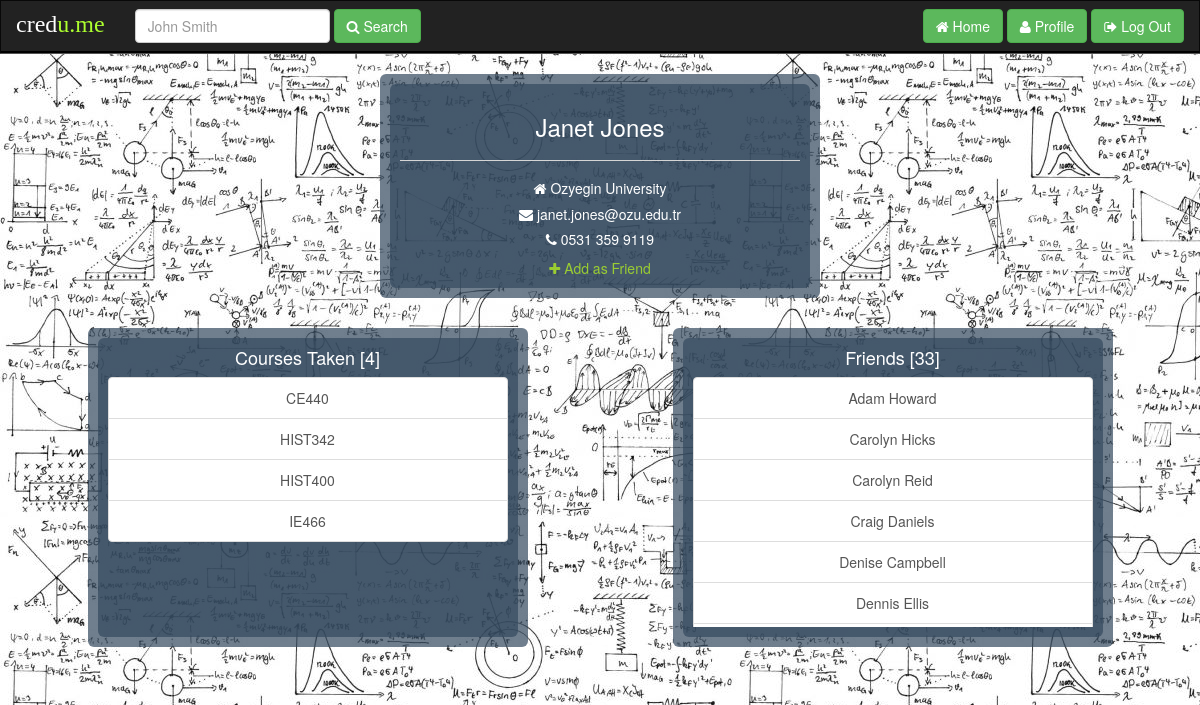
The app's page /packages/Profile/index.php?userId=S001156 (signed in) with its own data.
### tables this page shows
CREATE TABLE `Users` (
  `ID` varchar(10) NOT NULL,
  `FIRST_NAME` varchar(30) NOT NULL,
  `LAST_NAME` varchar(30) NOT NULL,
  `EMAIL` varchar(30) NOT NULL,
  `PASSWORD` varchar(20) NOT NULL,
  `PHONE_NO` varchar(20) NOT NULL,
  `UNIVERSITY_ID` int(11) NOT NULL,
  `HIGH_SCORE` int(11) NOT NULL DEFAULT '0'
);

CREATE TABLE `Universities` (
  `ID` int(11) NOT NULL,
  `NAME` varchar(30) NOT NULL,
  `COUNTRY` varchar(20) NOT NULL
);

### packages/DatabaseConnection.php (called while the page is built, shortened)
<?php
class DatabaseConnection {
    private $hostName = "localhost";
    private $hostUser = "root";
    private $hostPassword = "admin";
    private $databaseName = "credume";
    public function initiateConnection() {
        $this->connection = new mysqli($this->hostName, $this->hostUser, $this->hostPassword, $this->databaseName);
    }
}
?>

### packages/Profile/index.php (the view, shortened to what this page needs)
<?php
include "../DatabaseConnection.php";
include "../User.php";
?>
<!DOCTYPE html>
<html>
<head>
    <link href="../../includes/Bootstrap/css/bootstrap.min.css" rel="stylesheet">
    <link href="../../includes/Font-Awesome/css/font-awesome.min.css" rel="stylesheet">
    <link href="../../includes/css/Profile.css" rel="stylesheet">
    <link href="../../includes/css/Navbar.css" rel="stylesheet">
</head>
<?php if (isset($_SESSION['loggedUserId']) == null) {
    echo '<script type="text/javascript">',
    'window.location.href = "../Home/";',
    '</script>';
} else {
    $databaseConnection = new DatabaseConnection();
    $userIdFromGet = $_GET['userId'];
    $isAddingFriend = $_GET['isAddingFriend'];
    $isRemovingFriend = $_GET['isRemovingFriend'];
    $user = null;
    $isOtherUser = false;
    $canProceed = true;
    if ($userIdFromGet) {
        $tempUser = new User($databaseConnection, $userIdFromGet);
    }
    if ($canProceed) {
        if ((!$userIdFromGet || $userIdFromGet == $_SESSION['loggedUserId']) && ($isAddingFriend || $isRemovingFriend)) {
            echo '<script type="text/javascript">',
            'window.location.href = "./";',
            '</script>';
        } else {
            if (!$userIdFromGet || $userIdFromGet == $_SESSION['loggedUserId']) {
                $user = new User($databaseConnection, $_SESSION['loggedUserId']);
            } else {
                $user = new User($databaseConnection, $userIdFromGet);
                $isOtherUser = true;
            }
            $user->fetchFriends();
            $user->fetchCoursesTaken();
            ?>
            <body>
            <nav class="navbar navbar-inverse">
                <div class="container-fluid">
                    <div class="navbar-header">
                        <a class="navbar-brand" href="../Home/"><h3>cred<span>u.me</span></h3></a>
                    </div>
                    <form class="navbar-form navbar-left" role="search">
                        <div class="form-group">
                            <input id="SearchedUser" type="text" class="form-control" placeholder="John Smith">
                        </div>
                        <button id="SearchUser" type="submit" class="btn btn-success"><span class="fa fa-search"></span>
                            Search
                        </button>
                    </form>
                    <form class="navbar-form navbar-right" role="search">
                        <a type="submit" class="btn btn-success" href="../Home/"><span class="fa fa-home"></span>
                            Home</a>
                        <a type="submit" class="btn btn-success" href="./"><span class="fa fa-user"></span> Profile</a>
                        <button id="logout" type="submit" class="btn btn-success"><span class="fa fa-sign-out"></span>
                            Log
                            Out
                        </button>
                    </form>
                </div>
            </nav>
            <div class="container">
                <div class="row">
                    <div class="col-xs-2 col-md-4">
                    </div>
                    <div class="col-xs-8 col-md-4">
                        <div class="jumbotron">
                            <div class="jumbotron child">
                                <?php
                                $user->printUserInfo();
                                $loggedUser = new User($databaseConnection, $_SESSION['loggedUserId']);
                                if ($isAddingFriend) {
                                    $loggedUser->addFriend($user->getUserId());
                                    echo '<script type="text/javascript">',
                                        'window.location.href = "./?userId=' . $user->getUserId() . '";',
                                    '</script>';
                                } else if ($isRemovingFriend) {
                                    $loggedUser->removeFriend($user->getUserId());
                                    echo '<script type="text/javascript">',
                                        'window.location.href = "./?userId=' . $user->getUserId() . '";',
                                    '</script>';
                                } else if ($isOtherUser) {
                                    if ($user->isFriendOf($loggedUser->getUserId())) { ?>
                                        <a class="link"
                                           onclick="sendPrivateMessageTo('<?php echo $user->getUserId(); ?>');"><i
                                                class="fa fa-share" aria-hidden="true"></i> Send Private Message </a>
                                        <br>
                                        <a class="link"
                                           href="./?isRemovingFriend=1&userId=<?php echo $user->getUserId(); ?>"><i
                                                class="fa fa-close" aria-hidden="true"></i> Remove Friend
                                        </a>
                                    <?php } else { ?>
                                        <a class="link"
                                           href="./?isAddingFriend=1&userId=<?php echo $user->getUserId(); ?>"><i
                                                class="fa fa-plus" aria-hidden="true"></i> Add as Friend </a><br>
                                    <?php }
                                } else { ?>
                                    <a class="link" href="./EditProfilePage.php"><i class="fa fa-pencil-square-o"
                                                                                    aria-hidden="true"></i> Edit Profile
                                    </a><br>
                                <?php } ?>
                            </div>
                        </div>
                    </div>
                    <div class="col-xs-2 col-md-4">
                    </div>
                </div>
                <div class="row">
                    <div class="col-xs-2 col-md-1">
                    </div>
                    <div class="col-xs-8 col-md-4">
                        <div class="jumbotron">
                            <div class="jumbotron child">
                                <h4> Courses Taken [<?php echo count($user->getCoursesTaken()); ?>]</h4>
                                <div id="scrollbox">
                                    <div class="list-group">
                                        <?php
                                        for ($i = 0; $i < count($user->getCoursesTaken()); $i++) {
                                            if ($i == count($user->getCoursesTaken()) - 1) { ?>
                                                <a class="list-group-item list-group-item last"
                                                   onclick="joinChatRoom('<?php echo $user->getCoursesTaken()[$i]; ?>');"><?php echo $user->getCoursesTaken()[$i]; ?></a>
                                            <?php } else { ?>
                                                <a class="list-group-item list-group-item"
                                                   onclick="joinChatRoom('<?php echo $user->getCoursesTaken()[$i]; ?>');"><?php echo $user->getCoursesTaken()[$i]; ?></a>
                                            <?php }
                                        } ?>
                                    </div>
                                </div>
                            </div>
                        </div>
                    </div>
                    <div class="col-xs-12 col-md-1">
                    </div>
                    <div class="col-xs-2 col-md-1">
                    </div>
                    <div class="col-xs-8 col-md-4">
                        <div class="jumbotron">
                            <div class="jumbotron child">
                                <h4>Friends [<?php echo count($user->getFriends()); ?>]</h4>
                                <div id="scrollbox">
                                    <div class="list-group">
                                        <?php
                                        for ($i = 0; $i < count($user->getFriends()); $i++) {
                                            if ($i == count($user->getFriends()) - 1) { ?>
                                                <a class="list-group-item list-group-item last"
                                                   onclick="seeProfileOf('<?php echo $user->getFriends()[$i]->getUserId(); ?>')"><?php echo $user->getFriends()[$i]->getFullName(); ?></a>
                                            <?php } else { ?>
                                                <a id="UserLink" href="#"
                                                   class="list-group-item list-group-item"
                                                   onclick="seeProfileOf('<?php echo $user->getFriends()[$i]->getUserId(); ?>')"><?php echo $user->getFriends()[$i]->getFullName(); ?></a>
                                            <?php }
                                        } ?>
                                    </div>
                                </div>
                            </div>
                        </div>
                    </div>
                    <div class="col-xs-2 col-md-1">
                    </div>
                </div>
            </div>
            </body>
        <?php }
    }
} ?>
</html>

### packages/User.php (shortened to what this page needs)
<?php
class User {
    private $databaseConnection = null;
    private $userId = null;
    private $firstName = null;
    private $lastName = null;
    private $email = null;
    private $phoneNumber = null;
    private $universityName = null;
    private $friends = null;
    private $coursesTaken = null;
    public function __construct($databaseConnection, $userId) {
        $this->databaseConnection = $databaseConnection;
        $this->userId = $userId;
        if ($this->doesUserExist())
            $this->fetchUserInformation();
    }
    public function doesUserExist() {
        $this->databaseConnection->initiateConnection();
        $this->databaseConnection->killConnection();
        return true;
    }
    private function fetchUserInformation() {
        $this->databaseConnection->initiateConnection();
        $connection = $this->databaseConnection->getConnection();
        $sql_query = "SELECT * FROM Users JOIN Universities
                      ON Users.UNIVERSITY_ID = Universities.ID
                      WHERE Users.ID = '" . $this->userId . "'";
        $sql_result = mysqli_query($connection, $sql_query);
        while ($row = mysqli_fetch_assoc($sql_result)) {
            $this->firstName = $row['FIRST_NAME'];
            $this->lastName = $row['LAST_NAME'];
            $this->email = $row['EMAIL'];
            $this->phoneNumber = $row['PHONE_NO'];
            $this->universityName = $row['NAME'];
        }
        $this->databaseConnection->killConnection();
    }
    public function fetchFriends() {
        $this->friends = array();
        $this->databaseConnection->initiateConnection();
        $connection = $this->databaseConnection->getConnection();
        $sql_query = "SELECT SECOND_USER_ID FROM FRIENDSHIP JOIN USERS
                      ON FRIENDSHIP.SECOND_USER_ID = USERS.ID WHERE FIRST_USER_ID = '" . $this->userId . "'
                      ORDER BY FIRST_NAME, LAST_NAME";
        $sql_result = mysqli_query($connection, $sql_query);
        while ($row = mysqli_fetch_assoc($sql_result))
            $this->friends[] = new User($this->databaseConnection, $row['SECOND_USER_ID']);
        $this->databaseConnection->killConnection();
    }
    public function fetchCoursesTaken() {
        $this->coursesTaken = array();
        $this->databaseConnection->initiateConnection();
        $connection = $this->databaseConnection->getConnection();
        $sql_query = "SELECT COURSE_ID FROM COURSESTAKEN WHERE USER_ID ='" . $this->userId . "' ORDER BY COURSE_ID";
        $sql_result = mysqli_query($connection, $sql_query);
        while ($row = mysqli_fetch_assoc($sql_result))
            $this->coursesTaken[] = $row['COURSE_ID'];
        $this->databaseConnection->killConnection();
    }
    public function printUserInfo() {
        echo '<h3>' . $this->getFullName() . '</h3>' .
             '<hr>' .
             '<h5><i class="fa fa-home"></i> ' . $this->universityName . '</h5>' .
             '<h5><i class="fa fa-envelope"></i> ' . $this->email . '</h5>' .
             '<h5><i class="fa fa-phone"></i> ' . $this->phoneNumber . '</h5>';
    }
    public function isFriendOf($userId) {
        for ($i = 0; $i < count($this->friends); $i++)
            if ($this->friends[$i]->getUserId() == $userId)
                return true;
        return false;
    }
    public function getUserId() {
        return $this->userId;
    }
    public function getFullName() {
        return $this->firstName . ' ' . $this->lastName;
    }
    public function getFriends() {
        return $this->friends;
    }
    public function getCoursesTaken() {
        return $this->coursesTaken;
    }
}
?>

### includes/css/Profile.css (style rules this page uses)
body { background-image: url("../img/Background [Profile].jpeg"); }
.container { text-align: center; }
h3 { color: white; }
h4 { color: white; }
h5 { color: white; }
a { color: white; cursor: pointer; }
.link { color: yellowgreen !important; }
.last { margin-bottom: -20px !important; }
.jumbotron { background-color: rgba(52, 73, 94, 0.7); margin-left: -40px; margin-right: -40px; padding-right: 10px !important; padding-left: 10px !important; padding-bottom: 10px; padding-top: 10px; }
.jumbotron .child { background-color: rgba(52, 73, 94, 0.7); margin: 0px; }
.jumbotron h4 { margin-top: 0px; margin-bottom: 10px; }
#scrollbox { overflow: auto; height: 250px; }

### includes/css/Navbar.css (style rules this page uses)
.navbar { border-radius: 0px; border-bottom-style: groove; border-bottom-color: black; border-bottom-width: 3px; text-align: center; }
.navbar .navbar-header { margin-top: -5px; }
.navbar .navbar-header h3 { color: #ffffff; font: normal 24px 'Cookie', cursive; margin: 0; }
.navbar .navbar-header h3 span { color: greenyellow; }

### records on screen
users: $this->getFullName() "Janet Jones", UNIVERSITY_ID.NAME "Ozyegin University", EMAIL "janet.jones@ozu.edu.tr", PHONE_NO "0531 359 9119"
users: $user->getFriends()[$i]->getFullName() "Adam Howard"
users: $user->getFriends()[$i]->getFullName() "Carolyn Hicks"
users: $user->getFriends()[$i]->getFullName() "Carolyn Reid"
users: $user->getFriends()[$i]->getFullName() "Craig Daniels"
users: $user->getFriends()[$i]->getFullName() "Denise Campbell"
users: $user->getFriends()[$i]->getFullName() "Dennis Ellis"

### other values on screen
count($user->getCoursesTaken()) "4"
$user->getCoursesTaken()[$i] "CE440"
$user->getCoursesTaken()[$i] "HIST342"
$user->getCoursesTaken()[$i] "HIST400"
$user->getCoursesTaken()[$i] "IE466"
count($user->getFriends()) "33"
